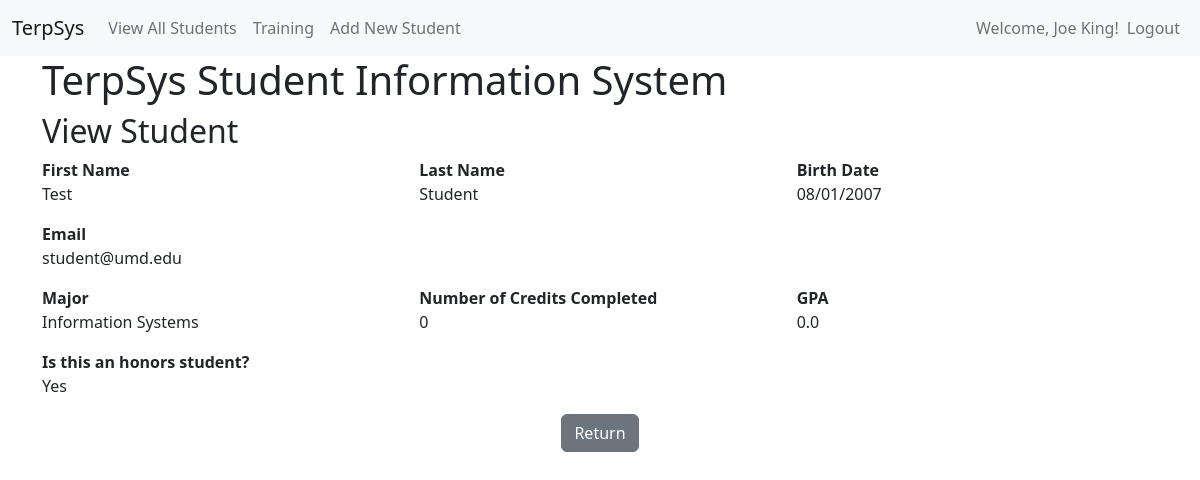
Screenshot of /student/view/2 (signed in) with the database file from the repository.
### models.py (models this page shows, shortened)
class User(UserMixin, db.Model):
    __tablename__ = "user"
    user_id = db.Column(db.Integer, primary_key=True)
    username = db.Column(db.String(100), unique=True)
    first_name = db.Column(db.String(30))
    last_name = db.Column(db.String(50))
    email = db.Column(db.String(100), unique=True)
    password = db.Column(db.String(100))
    role = db.Column(db.String(20))

class Student(db.Model):
    __tablename__ = "student"
    student_id = db.Column(db.Integer, primary_key=True)
    first_name = db.Column(db.String(30), nullable=False)
    last_name = db.Column(db.String(50), nullable=False)
    email = db.Column(db.String(50), nullable=True)
    major_id = db.Column(db.Integer, db.ForeignKey('major.major_id'))
    birth_date = db.Column(db.DateTime, nullable=False)
    num_credits_completed = db.Column(db.Integer, nullable=False)
    gpa = db.Column(db.Float, nullable=False)
    is_honors = db.Column(db.Boolean, nullable=False)

class Major(db.Model):
    __tablename__ = "major"
    major_id = db.Column(db.Integer, primary_key=True)
    major = db.Column(db.String(30), nullable=False)
    students = db.relationship('Student', backref='students')

### app.py (the view, shortened to what this page needs)
@app.route('/student/view/<int:student_id>')
@login_required
@role_required(['ADMIN', 'MANAGER', 'STUDENT'])
def student_view(student_id):
    if current_user.role in ['MANAGER', 'ADMIN']:
        student = Student.query.filter_by(student_id=student_id).first()
        majors = Major.query.order_by(Major.major) \
            .all()
        if student:
            return render_template('student_entry.html', student=student, majors=majors, action='read')
        else:
            flash(f'Student attempting to be viewed could not be found!', 'error')
            return redirect(url_for('student_view_all'))
    else:
        flash(f'Invalid request. Please contact support if this problem persists.', 'error')
        return render_template('error.html')

### app.py (called while the page is built)
@login_manager.user_loader
def load_user(user_id):
    return User.query.get(int(user_id))

### authorize.py (called while the page is built)
def role_required(roles):
    def decorator(func):
        @wraps(func)
        def wrapper(*args, **kwargs):
            if current_user.is_authenticated and current_user.role in roles:
                pass
            else:
                flash('You do not have permission to access this function.', 'error')
                return render_template('access_denied.html')
            if callable(getattr(current_app, "ensure_sync", None)):
                return current_app.ensure_sync(func)(*args, **kwargs)
            return func(*args, **kwargs)
        return wrapper
    return decorator

### templates/student_entry.html (shortened to what this page needs)
{% extends "base.html" %}
{% block page_head %}
    {% if action and action == 'create' %}
        Add New Student
    {% elif action and action == 'update'  %}
        Update Student
    {% else %}
        {% if current_user.role == 'STUDENT' %}
            View My Record
        {% else %}
            View Student
        {% endif %}
    {% endif %}
{% endblock %}
{% block page_content %}
{% if action and action in ['create', 'update'] %}
<form class="row g-3"
      action="{{ url_for('student_edit', student_id=student['student_id']) if student else url_for('student_create') }}" method="post">
{% else %}
    <div class="row g-3">
{% endif %}
  <div class="col-md-4">
    {% if action and action in ['create', 'update'] %}
    <label for="first_name" class="form-label"><strong>First Name</strong></label>
    <input type="text" class="form-control" id="first_name" name="first_name" value="{{ student['first_name'] if student else '' }}" required>
    {% else %}
        <strong>First Name</strong>
        <br>{{ student['first_name'] }}
    {% endif %}
  </div>
  <div class="col-md-4">
    {% if action and action in ['create', 'update'] %}
    <label for="last_name" class="form-label"><strong>Last Name</strong></label>
    <input type="text" class="form-control" id="last_name" name="last_name" value="{{ student['last_name'] if student else '' }}" required>
    {% else %}
        <strong>Last Name</strong>
        <br>{{ student['last_name'] }}
    {% endif %}
  </div>
  <div class="col-md-4">
    {% if action and action in ['create', 'update'] %}
    <label for="birth_date" class="form-label"><strong>Birth Date</strong></label>
    <input type="date" class="form-control" id="birth_date" name="birth_date" value="{{ student['birth_date'].strftime('%Y-%m-%d') if student else '' }}" required>
    {% else %}
        <strong>Birth Date</strong>
        <br>{{ student['birth_date'].strftime('%m/%d/%Y') }}
    {% endif %}
  </div>
  <div class="col-md-12">
    {% if action and action in ['create', 'update'] %}
    <label for="email" class="form-label"><strong>Email</strong></label>
    <input type="email" class="form-control" id="email" name="email" maxlength="100" value="{{ student['email'] if student else '' }}" required>
    {% else %}
        <strong>Email</strong>
        <br>{{ student['email'] }}
    {% endif %}
  </div>
  <div class="col-md-4">
    {% if action and action in ['create', 'update'] %}
    <label for="major_id" class="form-label"><strong>Major</strong></label>
    <select name="major_id" id="major_id" class="form-select form-select-md" aria-label=".form-select-md example">
        <option value="0">---Select A Major---</option>
        {% for each_major in majors %}
        <option value="{{ each_major['major_id'] }}"
                {{ 'selected' if student and each_major['major_id'] == student['major_id'] else ''}}>{{ each_major['major'] }}</option>
        {% endfor %}
    </select>
    {% else %}
         <strong>Major</strong><br>
        {% for each_major in majors %}
            {{ each_major['major'] if student and each_major['major_id'] == student['major_id'] else ''}}
        {% endfor %}
    {% endif %}
  </div>
  {% if action and action in ['read', 'update'] %}
  <div class="col-md-4">
    {% if action and action == 'update' %}
    <label for="num_credits_completed" class="form-label"><strong>Number of Credits Completed</strong></label>
    <input type="number" min="0" max="200" class="form-control" id="num_credits_completed" name="num_credits_completed"
           value="{{ student['num_credits_completed'] if student else '' }}" required>
    {% else %}
        <strong>Number of Credits Completed</strong>
        <br> {{ student['num_credits_completed'] }}
    {% endif %}
  </div>
  <div class="col-md-4">
    {% if action and action in ['create', 'update'] %}
    <label for="gpa" class="form-label"><strong>GPA</strong></label>
    <input type="number" step="0.01" min="0.00" max="4.00" class="form-control" id="gpa" name="gpa" value="{{ student['gpa'] if student else '' }}" required>
    {% else %}
        <strong>GPA</strong>
        <br>{{ student['gpa'] }}
    {% endif %}
  </div>
  {% endif %}
  <div class="col-12">
            {% if action and not(action in ['create', 'update']) %}
            <strong>Is this an honors student?</strong>
            <br>{{ 'Yes' if student and student['is_honors'] == True else 'No' }}
            {% endif %}
  </div>
  <div class="col-12 text-center">
    {% if current_user.role in ['MANAGER', 'ADMIN'] %}
    <a href="{{ url_for('student_view_all') }}" class="btn btn-secondary" role="button">
        {% if action and action in ['create', 'update'] %}
        Cancel
        {% else %}
        Return
        {% endif %}
    </a>
    {% endif %}
  </div>
{% if action and action in ['create', 'update'] %}
</form>
{% else %}
    </div>
{% endif %}
{% endblock %}

### templates/base.html (shortened to what this page needs)
<!DOCTYPE html>
<html lang="en">
  <head>
    <link href="https://cdn.jsdelivr.net/npm/bootstrap@5.2.3/dist/css/bootstrap.min.css" rel="stylesheet">
  </head>
  <body>
        <nav class="navbar navbar-expand-lg navbar-light bg-light">
            <div class="container-fluid">
                <div class="navbar-collapse collapse w-100 order-1 order-md-0 dual-collapse2">
                    <a class="navbar-brand" href="#">TerpSys</a>
                    <ul class="navbar-nav me-auto">
                        {% if current_user.role in ['ADMIN', 'MANAGER'] %}
                        <li class="nav-item">
                          <a id="student_view_all" class="nav-link {% if request.endpoint=='student_view_all' %}active{%endif %}" href="{{ url_for('student_view_all') }}">View All Students</a>
                        </li>
                        {% elif current_user.is_authenticated %}
                        <li class="nav-item">
                          <a id="student_id" class="nav-link {% if request.endpoint=='student_view' %}active{%endif %}" href="{{ url_for('student_view', student_id=0) }}">View My Record</a>
                        </li>
                        {% endif %}
                        {% if current_user.role in ['ADMIN', 'MANAGER'] %}
                        <li class="nav-item">
  <a id="training" class="nav-link {% if request.endpoint=='training' %}active{% endif %}" href="{{ url_for('training') }}">Training</a>
</li>
                        <li class="nav-item">
                          <a id="student_create" class="nav-link {% if request.endpoint=='student_create' %}active{%endif %}" href="{{ url_for('student_create') }}">Add New Student</a>
                        </li>
                        {% endif %}
                    </ul>
                </div>
                {% if current_user.is_authenticated %}
                <div class="navbar-collapse collapse w-100 order-3 dual-collapse2">
                    <ul class="navbar-nav ms-auto">
                        <li class="nav-item navbar-text">
                            Welcome, {{ current_user.first_name }} {{ current_user.last_name }}!
                        </li>
                        <li class="nav-item">
                            <a class="nav-link" href="{{ url_for('logout') }}">Logout</a>
                        </li>
                    </ul>
                </div>
                {% endif %}
            </div>
        </nav>
    <div class="container">
        <h1>TerpSys Student Information System</h1>
        <h2>{% block page_head %}{% endblock %}</h2>
        {% block page_content %}{% endblock %}
    </div>
  </body>
</html>

### rows the page displays
User: first_name "Joe", last_name "King"
Student: first_name "Test", last_name "Student", birth_date "08/01/2007", email "student@umd.edu", num_credits_completed "0", gpa "0.0", is_honors "Yes"
Major: major "Information Systems"
